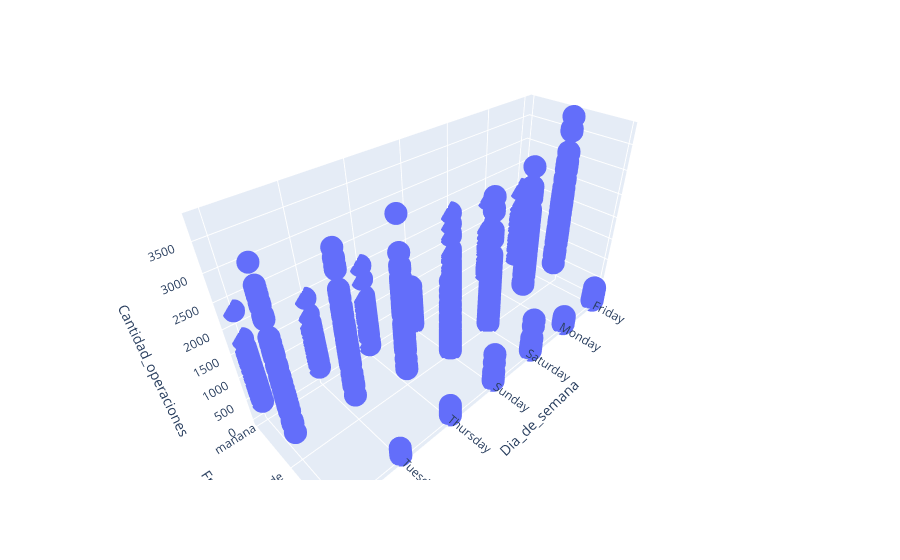

Source (notebook cell):
### Code cell
plotly.offline.init_notebook_mode(connected=True)
fig = px.scatter_3d(dataNew, x='Dia_de_semana', y='Franja_horaria', z='Cantidad_operaciones')
#fig.write_html("animacion1_3D.html")
fig.show()

### Figure 1 — Plotly figure (JSON) as saved in the notebook; plotly's stock layout.template omitted (floating-point values rounded to 4 significant figures; data arrays with more than 128 entries replaced by an {"elided": "..."} marker saying what was removed)
{"data": [{"hovertemplate": "Dia_de_semana=%{x}<br>Franja_horaria=%{y}<br>Cantidad_operaciones=%{z}<extra></extra>", "legendgroup": "", "marker": {"color": "#636efa", "symbol": "circle"}, "mode": "markers", "name": "", "scene": "scene", "showlegend": false, "type": "scatter3d", "x": {"elided": "906 str values"}, "y": {"elided": "906 str values"}, "z": {"elided": "906 int values"}}], "layout": {"legend": {"tracegroupgap": 0}, "margin": {"t": 60}, "scene": {"domain": {"x": [0, 1], "y": [0, 1]}, "xaxis": {"title": {"text": "Dia_de_semana"}}, "yaxis": {"title": {"text": "Franja_horaria"}}, "zaxis": {"title": {"text": "Cantidad_operaciones"}}}}}
